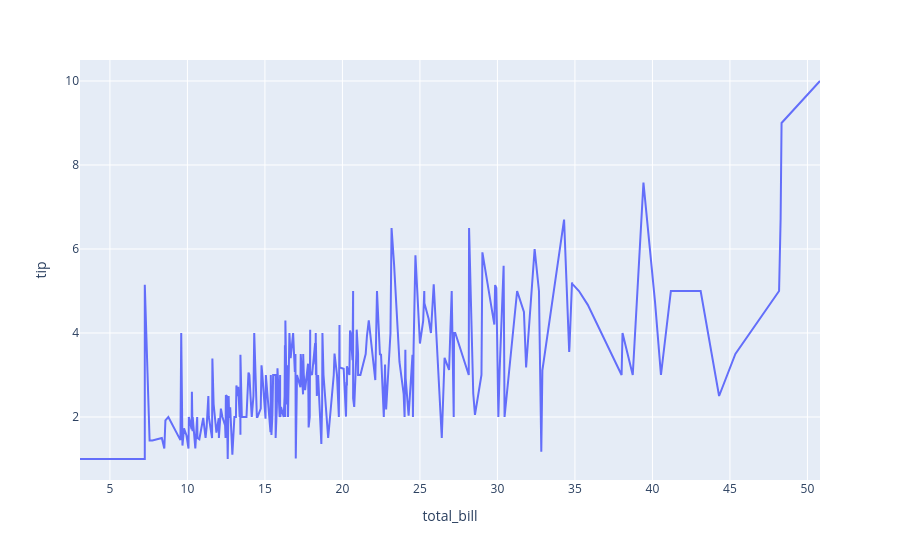

Notebook cell for this chart:
### Code cell
px.line(df.sort_values(by= 'total_bill'), x= 'total_bill', y= 'tip')

### Figure 1 — Plotly figure (JSON) as saved in the notebook; plotly's stock layout.template omitted (floating-point values rounded to 4 significant figures; data arrays with more than 128 entries replaced by an {"elided": "..."} marker saying what was removed)
{"data": [{"hovertemplate": "total_bill=%{x}<br>tip=%{y}<extra></extra>", "legendgroup": "", "line": {"color": "#636efa", "dash": "solid"}, "marker": {"symbol": "circle"}, "mode": "lines", "name": "", "orientation": "v", "showlegend": false, "type": "scatter", "x": {"elided": "244 float values"}, "xaxis": "x", "y": {"elided": "244 float values"}, "yaxis": "y"}], "layout": {"legend": {"tracegroupgap": 0}, "margin": {"t": 60}, "xaxis": {"anchor": "y", "domain": [0, 1], "title": {"text": "total_bill"}}, "yaxis": {"anchor": "x", "domain": [0, 1], "title": {"text": "tip"}}}}
